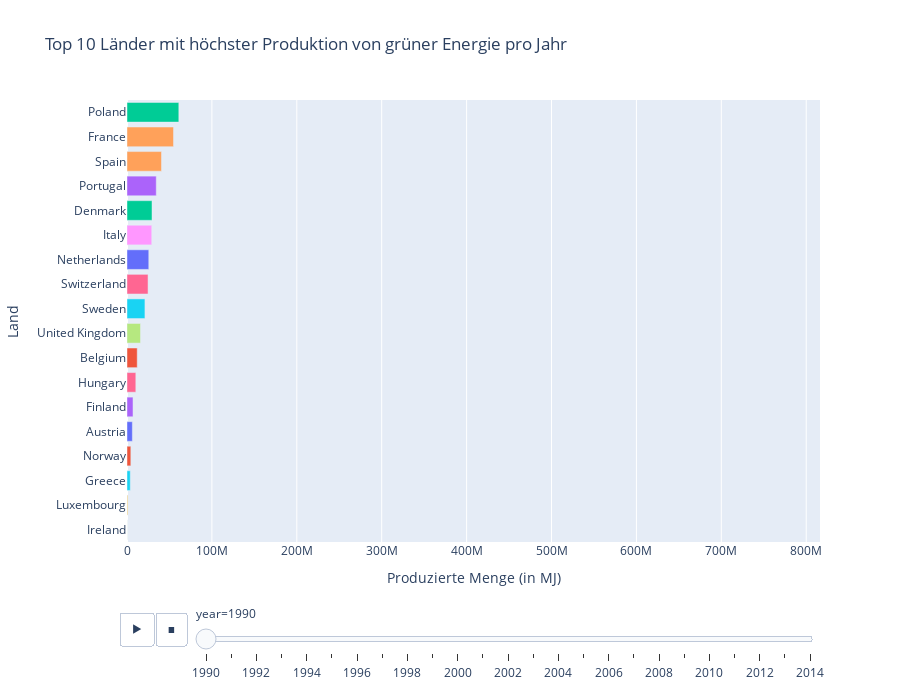

Write notebook code for a chart like this one.
### Markdown cell above
# 2. Interaktive Visualisierung: Dropdown pro Jahr

### Code cell
# Neu Aggregieren auf Basis der standardisierten MJ-Daten
df_green_year_country = df[df['is_green_energy'] & (df['transaction_type'] == 'production')].groupby(
    ['year', 'country_or_area']
)['quantity_MJ'].sum().reset_index()

# Plot erstellen
fig = px.bar(
    df_green_year_country,
    x='quantity_MJ',
    y='country_or_area',
    color='country_or_area',
    animation_frame='year',
    orientation='h',
    range_x=[0, df_green_year_country['quantity_MJ'].max()*1.1],
    title='Top 10 Länder mit höchster Produktion von grüner Energie pro Jahr',
    labels={'quantity_MJ': 'Produzierte Menge (in MJ)', 'country_or_area': 'Land'}
)

# Sortierung innerhalb jedes Frames auf Top 10
fig.update_layout(
    yaxis={'categoryorder':'total ascending'},
    height=700,
    showlegend=False
)

fig.show()

### Figure 1 — Plotly figure (JSON) as saved in the notebook; plotly's stock layout.template omitted (floating-point values rounded to 4 significant figures)
{"data": [{"hovertemplate": "Land=%{y}<br>year=1990<br>Produzierte Menge (in MJ)=%{x}<extra></extra>", "legendgroup": "Austria", "marker": {"color": "#636efa", "pattern": {"shape": ""}}, "name": "Austria", "orientation": "h", "showlegend": true, "textposition": "auto", "type": "bar", "x": [6301000.0], "xaxis": "x", "y": ["Austria"], "yaxis": "y"}, {"hovertemplate": "Land=%{y}<br>year=1990<br>Produzierte Menge (in MJ)=%{x}<extra></extra>", "legendgroup": "Belgium", "marker": {"color": "#EF553B", "pattern": {"shape": ""}}, "name": "Belgium", "orientation": "h", "showlegend": true, "textposition": "auto", "type": "bar", "x": [12030000.0], "xaxis": "x", "y": ["Belgium"], "yaxis": "y"}, {"hovertemplate": "Land=%{y}<br>year=1990<br>Produzierte Menge (in MJ)=%{x}<extra></extra>", "legendgroup": "Denmark", "marker": {"color": "#00cc96", "pattern": {"shape": ""}}, "name": "Denmark", "orientation": "h", "showlegend": true, "textposition": "auto", "type": "bar", "x": [29480000.0], "xaxis": "x", "y": ["Denmark"], "yaxis": "y"}, {"hovertemplate": "Land=%{y}<br>year=1990<br>Produzierte Menge (in MJ)=%{x}<extra></extra>", "legendgroup": "Finland", "marker": {"color": "#ab63fa", "pattern": {"shape": ""}}, "name": "Finland", "orientation": "h", "showlegend": true, "textposition": "auto", "type": "bar", "x": [7059000.0], "xaxis": "x", "y": ["Finland"], "yaxis": "y"}, {"hovertemplate": "Land=%{y}<br>year=1990<br>Produzierte Menge (in MJ)=%{x}<extra></extra>", "legendgroup": "France", "marker": {"color": "#FFA15A", "pattern": {"shape": ""}}, "name": "France", "orientation": "h", "showlegend": true, "textposition": "auto", "type": "bar", "x": [54760000.0], "xaxis": "x", "y": ["France"], "yaxis": "y"}, {"hovertemplate": "Land=%{y}<br>year=1990<br>Produzierte Menge (in MJ)=%{x}<extra></extra>", "legendgroup": "Greece", "marker": {"color": "#19d3f3", "pattern": {"shape": ""}}, "name": "Greece", "orientation": "h", "showlegend": true, "textposition": "auto", "type": "bar", "x": [3856000.0], "xaxis": "x", "y": ["Greece"], "yaxis": "y"}, {"hovertemplate": "Land=%{y}<br>year=1990<br>Produzierte Menge (in MJ)=%{x}<extra></extra>", "legendgroup": "Hungary", "marker": {"color": "#FF6692", "pattern": {"shape": ""}}, "name": "Hungary", "orientation": "h", "showlegend": true, "textposition": "auto", "type": "bar", "x": [10390000.0], "xaxis": "x", "y": ["Hungary"], "yaxis": "y"}, {"hovertemplate": "Land=%{y}<br>year=1990<br>Produzierte Menge (in MJ)=%{x}<extra></extra>", "legendgroup": "Ireland", "marker": {"color": "#B6E880", "pattern": {"shape": ""}}, "name": "Ireland", "orientation": "h", "showlegend": true, "textposition": "auto", "type": "bar", "x": [95000.0], "xaxis": "x", "y": ["Ireland"], "yaxis": "y"}, {"hovertemplate": "Land=%{y}<br>year=1990<br>Produzierte Menge (in MJ)=%{x}<extra></extra>", "legendgroup": "Italy", "marker": {"color": "#FF97FF", "pattern": {"shape": ""}}, "name": "Italy", "orientation": "h", "showlegend": true, "textposition": "auto", "type": "bar", "x": [29140000.0], "xaxis": "x", "y": ["Italy"], "yaxis": "y"}, {"hovertemplate": "Land=%{y}<br>year=1990<br>Produzierte Menge (in MJ)=%{x}<extra></extra>", "legendgroup": "Luxembourg", "marker": {"color": "#FECB52", "pattern": {"shape": ""}}, "name": "Luxembourg", "orientation": "h", "showlegend": true, "textposition": "auto", "type": "bar", "x": [954000.0], "xaxis": "x", "y": ["Luxembourg"], "yaxis": "y"}, {"hovertemplate": "Land=%{y}<br>year=1990<br>Produzierte Menge (in MJ)=%{x}<extra></extra>", "legendgroup": "Netherlands", "marker": {"color": "#636efa", "pattern": {"shape": ""}}, "name": "Netherlands", "orientation": "h", "showlegend": true, "textposition": "auto", "type": "bar", "x": [25660000.0], "xaxis": "x", "y": ["Netherlands"], "yaxis": "y"}, {"hovertemplate": "Land=%{y}<br>year=1990<br>Produzierte Menge (in MJ)=%{x}<extra></extra>", "legendgroup": "Norway", "marker": {"color": "#EF553B", "pattern": {"shape": ""}}, "name": "Norway", "orientation": "h", "showlegend": true, "textposition": "auto", "type": "bar", "x": [4515000.0], "xaxis": "x", "y": ["Norway"], "yaxis": "y"}, {"hovertemplate": "Land=%{y}<br>year=1990<br>Produzierte Menge (in MJ)=%{x}<extra></extra>", "legendgroup": "Poland", "marker": {"color": "#00cc96", "pattern": {"shape": ""}}, "name": "Poland", "orientation": "h", "showlegend": true, "textposition": "auto", "type": "bar", "x": [61040000.0], "xaxis": "x", "y": ["Poland"], "yaxis": "y"}, {"hovertemplate": "Land=%{y}<br>year=1990<br>Produzierte Menge (in MJ)=%{x}<extra></extra>", "legendgroup": "Portugal", "marker": {"color": "#ab63fa", "pattern": {"shape": ""}}, "name": "Portugal", "orientation": "h", "showlegend": true, "textposition": "auto", "type": "bar", "x": [34450000.0], "xaxis": "x", "y": ["Portugal"], "yaxis": "y"}, {"hovertemplate": "Land=%{y}<br>year=1990<br>Produzierte Menge (in MJ)=%{x}<extra></extra>", "legendgroup": "Spain", "marker": {"color": "#FFA15A", "pattern": {"shape": ""}}, "name": "Spain", "orientation": "h", "showlegend": true, "textposition": "auto", "type": "bar", "x": [40640000.0], "xaxis": "x", "y": ["Spain"], "yaxis": "y"}, {"hovertemplate": "Land=%{y}<br>year=1990<br>Produzierte Menge (in MJ)=%{x}<extra></extra>", "legendgroup": "Sweden", "marker": {"color": "#19d3f3", "pattern": {"shape": ""}}, "name": "Sweden", "orientation": "h", "showlegend": true, "textposition": "auto", "type": "bar", "x": [21110000.0], "xaxis": "x", "y": ["Sweden"], "yaxis": "y"}, {"hovertemplate": "Land=%{y}<br>year=1990<br>Produzierte Menge (in MJ)=%{x}<extra></extra>", "legendgroup": "Switzerland", "marker": {"color": "#FF6692", "pattern": {"shape": ""}}, "name": "Switzerland", "orientation": "h", "showlegend": true, "textposition": "auto", "type": "bar", "x": [24780000.0], "xaxis": "x", "y": ["Switzerland"], "yaxis": "y"}, {"hovertemplate": "Land=%{y}<br>year=1990<br>Produzierte Menge (in MJ)=%{x}<extra></extra>", "legendgroup": "United Kingdom", "marker": {"color": "#B6E880", "pattern": {"shape": ""}}, "name": "United Kingdom", "orientation": "h", "showlegend": true, "textposition": "auto", "type": "bar", "x": [15920000.0], "xaxis": "x", "y": ["United Kingdom"], "yaxis": "y"}], "layout": {"barmode": "relative", "height": 700, "legend": {"title": {"text": "Land"}, "tracegroupgap": 0}, "showlegend": false, "sliders": [{"active": 0, "currentvalue": {"prefix": "year="}, "len": 0.9, "pad": {"b": 10, "t": 60}, "steps": [{"args": [["1990"], {"frame": {"duration": 0, "redraw": true}, "fromcurrent": true, "mode": "immediate", "transition": {"duration": 0, "easing": "linear"}}], "label": "1990", "method": "animate"}, {"args": [["1991"], {"frame": {"duration": 0, "redraw": true}, "fromcurrent": true, "mode": "immediate", "transition": {"duration": 0, "easing": "linear"}}], "label": "1991", "method": "animate"}, {"args": [["1992"], {"frame": {"duration": 0, "redraw": true}, "fromcurrent": true, "mode": "immediate", "transition": {"duration": 0, "easing": "linear"}}], "label": "1992", "method": "animate"}, {"args": [["1993"], {"frame": {"duration": 0, "redraw": true}, "fromcurrent": true, "mode": "immediate", "transition": {"duration": 0, "easing": "linear"}}], "label": "1993", "method": "animate"}, {"args": [["1994"], {"frame": {"duration": 0, "redraw": true}, "fromcurrent": true, "mode": "immediate", "transition": {"duration": 0, "easing": "linear"}}], "label": "1994", "method": "animate"}, {"args": [["1995"], {"frame": {"duration": 0, "redraw": true}, "fromcurrent": true, "mode": "immediate", "transition": {"duration": 0, "easing": "linear"}}], "label": "1995", "method": "animate"}, {"args": [["1996"], {"frame": {"duration": 0, "redraw": true}, "fromcurrent": true, "mode": "immediate", "transition": {"duration": 0, "easing": "linear"}}], "label": "1996", "method": "animate"}, {"args": [["1997"], {"frame": {"duration": 0, "redraw": true}, "fromcurrent": true, "mode": "immediate", "transition": {"duration": 0, "easing": "linear"}}], "label": "1997", "method": "animate"}, {"args": [["1998"], {"frame": {"duration": 0, "redraw": true}, "fromcurrent": true, "mode": "immediate", "transition": {"duration": 0, "easing": "linear"}}], "label": "1998", "method": "animate"}, {"args": [["1999"], {"frame": {"duration": 0, "redraw": true}, "fromcurrent": true, "mode": "immediate", "transition": {"duration": 0, "easing": "linear"}}], "label": "1999", "method": "animate"}, {"args": [["2000"], {"frame": {"duration": 0, "redraw": true}, "fromcurrent": true, "mode": "immediate", "transition": {"duration": 0, "easing": "linear"}}], "label": "2000", "method": "animate"}, {"args": [["2001"], {"frame": {"duration": 0, "redraw": true}, "fromcurrent": true, "mode": "immediate", "transition": {"duration": 0, "easing": "linear"}}], "label": "2001", "method": "animate"}, {"args": [["2002"], {"frame": {"duration": 0, "redraw": true}, "fromcurrent": true, "mode": "immediate", "transition": {"duration": 0, "easing": "linear"}}], "label": "2002", "method": "animate"}, {"args": [["2003"], {"frame": {"duration": 0, "redraw": true}, "fromcurrent": true, "mode": "immediate", "transition": {"duration": 0, "easing": "linear"}}], "label": "2003", "method": "animate"}, {"args": [["2004"], {"frame": {"duration": 0, "redraw": true}, "fromcurrent": true, "mode": "immediate", "transition": {"duration": 0, "easing": "linear"}}], "label": "2004", "method": "animate"}, {"args": [["2005"], {"frame": {"duration": 0, "redraw": true}, "fromcurrent": true, "mode": "immediate", "transition": {"duration": 0, "easing": "linear"}}], "label": "2005", "method": "animate"}, {"args": [["2006"], {"frame": {"duration": 0, "redraw": true}, "fromcurrent": true, "mode": "immediate", "transition": {"duration": 0, "easing": "linear"}}], "label": "2006", "method": "animate"}, {"args": [["2007"], {"frame": {"duration": 0, "redraw": true}, "fromcurrent": true, "mode": "immediate", "transition": {"duration": 0, "easing": "linear"}}], "label": "2007", "method": "animate"}, {"args": [["2008"], {"frame": {"duration": 0, "redraw": true}, "fromcurrent": true, "mode": "immediate", "transition": {"duration": 0, "easing": "linear"}}], "label": "2008", "method": "animate"}, {"args": [["2009"], {"frame": {"duration": 0, "redraw": true}, "fromcurrent": true, "mode": "immediate", "transition": {"duration": 0, "easing": "linear"}}], "label": "2009", "method": "animate"}, {"args": [["2010"], {"frame": {"duration": 0, "redraw": true}, "fromcurrent": true, "mode": "immediate", "transition": {"duration": 0, "easing": "linear"}}], "label": "2010", "method": "animate"}, {"args": [["2011"], {"frame": {"duration": 0, "redraw": true}, "fromcurrent": true, "mode": "immediate", "transition": {"duration": 0, "easing": "linear"}}], "label": "2011", "method": "animate"}, {"args": [["2012"], {"frame": {"duration": 0, "redraw": true}, "fromcurrent": true, "mode": "immediate", "transition": {"duration": 0, "easing": "linear"}}], "label": "2012", "method": "animate"}, {"args": [["2013"], {"frame": {"duration": 0, "redraw": true}, "fromcurrent": true, "mode": "immediate", "transition": {"duration": 0, "easing": "linear"}}], "label": "2013", "method": "animate"}, {"args": [["2014"], {"frame": {"duration": 0, "redraw": true}, "fromcurrent": true, "mode": "immediate", "transition": {"duration": 0, "easing": "linear"}}], "label": "2014", "method": "animate"}], "x": 0.1, "xanchor": "left", "y": 0, "yanchor": "top"}], "title": {"text": "Top 10 Länder mit höchster Produktion von grüner Energie pro Jahr"}, "updatemenus": [{"buttons": [{"args": [null, {"frame": {"duration": 500, "redraw": true}, "fromcurrent": true, "mode": "immediate", "transition": {"duration": 500, "easing": "linear"}}], "label": "&#9654;", "method": "animate"}, {"args": [[null], {"frame": {"duration": 0, "redraw": true}, "fromcurrent": true, "mode": "immediate", "transition": {"duration": 0, "easing": "linear"}}], "label": "&#9724;", "method": "animate"}], "direction": "left", "pad": {"r": 10, "t": 70}, "showactive": false, "type": "buttons", "x": 0.1, "xanchor": "right", "y": 0, "yanchor": "top"}], "xaxis": {"anchor": "y", "domain": [0, 1], "range": [0, 816200000.0], "title": {"text": "Produzierte Menge (in MJ)"}}, "yaxis": {"anchor": "x", "categoryarray": ["Serbia", "North Macedonia", "Malta", "Liechtenstein", "Bulgaria", "Moldova", "Andorra", "Slovakia", "Cyprus", "Slovenia", "Iceland", "Romania", "Lithuania", "Latvia", "Estonia", "Czech Republic", "Croatia", "Belarus", "Germany", "United Kingdom", "Switzerland", "Sweden", "Spain", "Portugal", "Poland", "Norway", "Netherlands", "Luxembourg", "Italy", "Ireland", "Hungary", "Greece", "France", "Finland", "Denmark", "Belgium", "Austria"], "categoryorder": "total ascending", "domain": [0, 1], "title": {"text": "Land"}}}}
